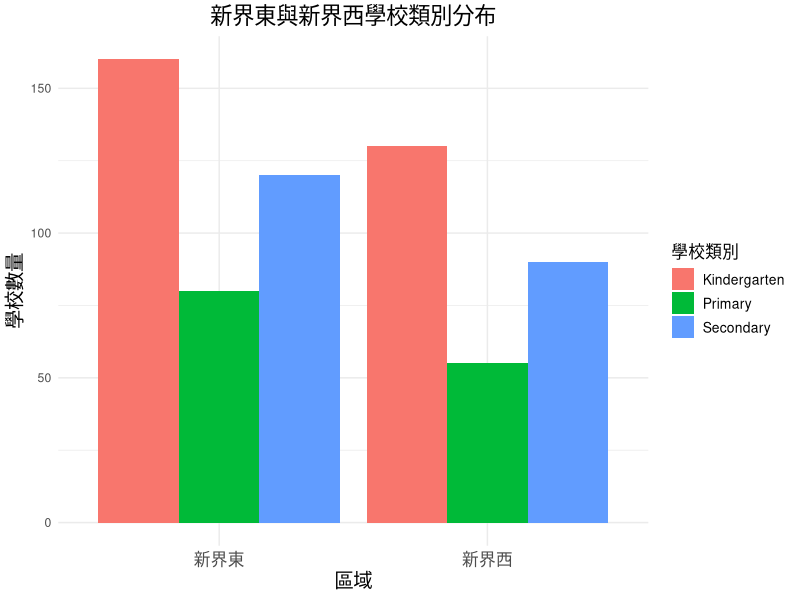

Recreate this plot in R.
# 安裝所需的套件（如果尚未安裝）
if (!require(ggplot2)) install.packages("ggplot2")

# 載入套件
library(ggplot2)
library(dplyr)
library(tidyr)

# 創建數據框
school_data <- data.frame(
  Region = c("north", "KwaiTsing", "YuenLong", "TuenMun", "TsuenWan", "TaiPo", "SK", "ShaTin"),
  Kindergarten = c(44, 66, 100, 130, 70, 55, 120, 160),
  Primary = c(22, 24, 35, 55, 25, 30, 60, 80),
  Secondary = c(25, 44, 50, 90, 65, 40, 80, 120),
  Other = c(3, 10, 20, 31, 26, 12, 22, 51)
)

# 添加區域分類（新界東和新界西）
school_data <- school_data %>%
  mutate(
    RegionGroup = case_when(
      Region %in% c("TaiPo", "SK", "ShaTin") ~ "新界東",
      Region %in% c("north", "KwaiTsing", "YuenLong", "TuenMun", "TsuenWan") ~ "新界西",
      TRUE ~ "其他"
    )
  )

# 過濾數據，只保留新界東和新界西
school_data_filtered <- school_data %>%
  filter(RegionGroup %in% c("新界東", "新界西"))

# 將數據轉換為長格式以便於 ggplot2 繪圖
school_data_long <- pivot_longer(
  school_data_filtered,
  cols = c(Kindergarten, Primary, Secondary), # 只保留幼兒園、小學和中學
  names_to = "Category",
  values_to = "Count"
)

# 繪製分組棒形圖
ggplot(school_data_long, aes(x = RegionGroup, y = Count, fill = Category)) +
  geom_bar(stat = "identity", position = "dodge") +
  labs(
    title = "新界東與新界西學校類別分布",
    x = "區域",
    y = "學校數量",
    fill = "學校類別"
  ) +
  theme_minimal() +
  theme(
    plot.title = element_text(hjust = 0.5, size = 16),
    axis.text.x = element_text(size = 12),
    axis.title = element_text(size = 14),
    legend.title = element_text(size = 12),
    legend.text = element_text(size = 10)
  )